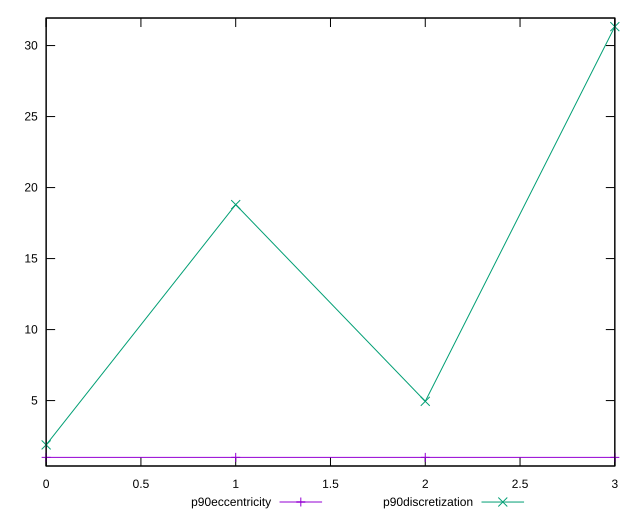

Write the gnuplot code that produced this figure.
reset

$p90Eccentricity <<EOF
0 0.9999999999999999
1 0.9999999999999988
2 1.000000000000006
3 1.0000000000000024
EOF

$p90Discretization <<EOF
0 1.88
1 18.8
2 4.947368421052632
3 31.333333333333332
EOF

set key outside below
set xrange [0:3]
set yrange [0.3933333333333321:31.939999999999998]
set trange [0.3933333333333321:31.939999999999998]
set terminal svg size 640, 520 enhanced background rgb 'white'
set output "reports/report_00033_2021-03-01T14-23-16.841Z/total-byte-weight/progression/eccentricity.svg"

plot $p90Eccentricity title "p90eccentricity" with linespoints, \
     $p90Discretization title "p90discretization" with linespoints

reset
